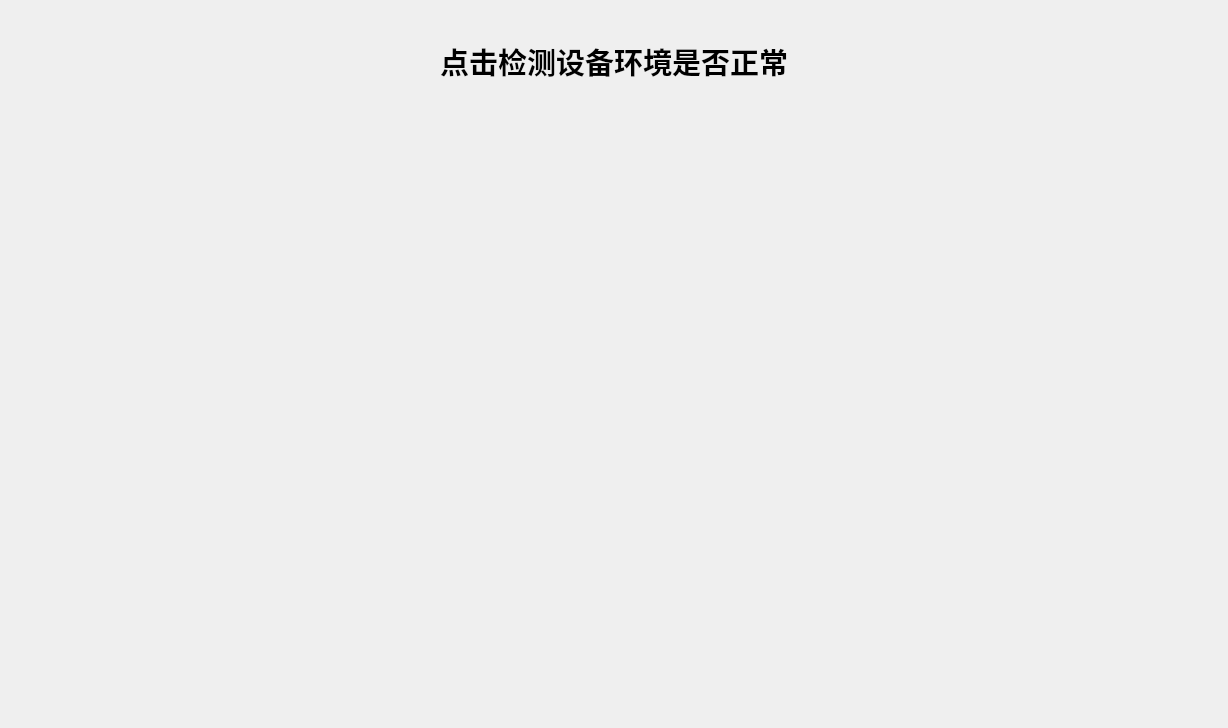
<?xml version="1.0" encoding="UTF-8"?>
<ui version="4.0">
 <class>WidgetModel7</class>
 <widget class="QWidget" name="WidgetModel7">
  <property name="geometry">
   <rect>
    <x>0</x>
    <y>0</y>
    <width>1224</width>
    <height>724</height>
   </rect>
  </property>
  <property name="windowTitle">
   <string>Form</string>
  </property>
  <layout class="QGridLayout" name="gridLayout">
   <item row="1" column="0">
    <widget class="QStackedWidget" name="stackedWidget">
     <property name="currentIndex">
      <number>0</number>
     </property>
     <widget class="QWidget" name="page">
      <layout class="QHBoxLayout" name="horizontalLayout">
       <property name="spacing">
        <number>0</number>
       </property>
       <property name="leftMargin">
        <number>0</number>
       </property>
       <property name="topMargin">
        <number>0</number>
       </property>
       <property name="rightMargin">
        <number>0</number>
       </property>
       <property name="bottomMargin">
        <number>0</number>
       </property>
       <item>
        <widget class="QLabel" name="labelImg">
         <property name="minimumSize">
          <size>
           <width>900</width>
           <height>600</height>
          </size>
         </property>
         <property name="maximumSize">
          <size>
           <width>900</width>
           <height>600</height>
          </size>
         </property>
         <property name="text">
          <string/>
         </property>
        </widget>
       </item>
      </layout>
     </widget>
     <widget class="QWidget" name="page_2">
      <layout class="QHBoxLayout" name="horizontalLayout_2">
       <property name="spacing">
        <number>0</number>
       </property>
       <property name="leftMargin">
        <number>0</number>
       </property>
       <property name="topMargin">
        <number>0</number>
       </property>
       <property name="rightMargin">
        <number>0</number>
       </property>
       <property name="bottomMargin">
        <number>0</number>
       </property>
       <item>
        <widget class="VideoWidget" name="widget" native="true"/>
       </item>
      </layout>
     </widget>
    </widget>
   </item>
   <item row="1" column="1">
    <widget class="XyProcessLog" name="widgetLog" native="true">
     <property name="minimumSize">
      <size>
       <width>300</width>
       <height>0</height>
      </size>
     </property>
    </widget>
   </item>
   <item row="0" column="0" colspan="2">
    <widget class="XyResultLabel" name="labelTips">
     <property name="minimumSize">
      <size>
       <width>0</width>
       <height>100</height>
      </size>
     </property>
     <property name="maximumSize">
      <size>
       <width>16777215</width>
       <height>100</height>
      </size>
     </property>
     <property name="font">
      <font>
       <pointsize>22</pointsize>
       <weight>75</weight>
       <bold>true</bold>
      </font>
     </property>
     <property name="text">
      <string>点击检测设备环境是否正常</string>
     </property>
     <property name="alignment">
      <set>Qt::AlignCenter</set>
     </property>
    </widget>
   </item>
  </layout>
 </widget>
 <customwidgets>
  <customwidget>
   <class>VideoWidget</class>
   <extends>QWidget</extends>
   <header location="global">videowidget.h</header>
   <container>1</container>
  </customwidget>
  <customwidget>
   <class>XyResultLabel</class>
   <extends>QLabel</extends>
   <header>XyResultLabel.h</header>
   <container>1</container>
  </customwidget>
  <customwidget>
   <class>XyProcessLog</class>
   <extends>QWidget</extends>
   <header location="global">XyProcessLog.h</header>
   <container>1</container>
  </customwidget>
 </customwidgets>
 <resources/>
 <connections/>
</ui>
